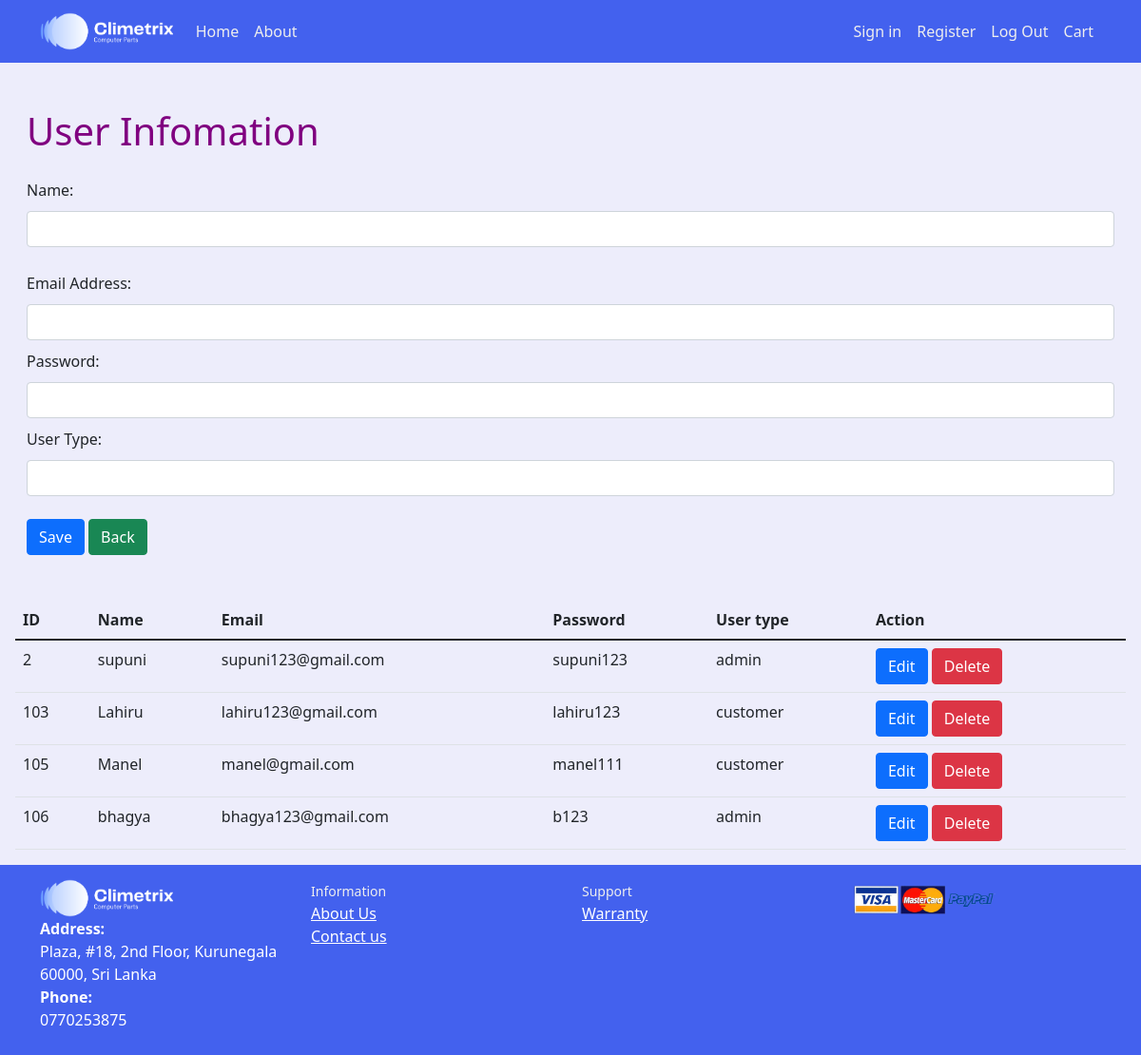
The page / on the database its author committed.
### tables this page shows
CREATE TABLE IF NOT EXISTS `user` (
  `id` int(11) NOT NULL AUTO_INCREMENT,
  `username` varchar(100) NOT NULL,
  `password` varchar(50) NOT NULL,
  `usertype` varchar(50) NOT NULL DEFAULT 'customer',
  `email` varchar(100) NOT NULL,
  PRIMARY KEY (`id`)
);

### process.php (called while the page is built, shortened)
<?php
$update=false;
$username='';
$email='';
$password='';
$usertype='';
?>

### index.php (the view, shortened to what this page needs)
<!doctype html>
<html lang="en">
  <head>
    <link href="https://cdn.jsdelivr.net/npm/bootstrap@5.1.1/dist/css/bootstrap.min.css" rel="stylesheet">
    <link rel="stylesheet" href="styles.css">
  </head>
  <body>
  <?php include('navBar.php'); ?>
    <?php require_once 'process.php'; ?>
        <div class="row justify-content-center my-5 mx-3">
      <form action="process.php" method="POST">
          <h1>User Infomation</h1>
        <div class="form-group my-3">
        <label>Name:</label>
        <input type="text" name="username"
        value="<?php echo $username; ?>" class="form-control">
        </div>
        <div class="form-group">
        <label>Email Address:</label>
        <input type="text" name="email"
        value="<?php echo $email; ?>" class="form-control">
        </div>
        <div class="form-group">
        <label>Password:</label>
        <input type="text" name="password"
        value="<?php echo $password; ?>" class="form-control">
        </div>
        <div class="form-group">
        <label>User Type:</label>
        <input type="text" name="usertype"
        value="<?php echo $usertype; ?>" class="form-control"><br>
        </div>
        <div class="form-group">
            <?php
            if($update==true):
            ?>
            <button type="submit" class="btn btn-info" name="update">Update</button>
            <?php else:  ?>
        <button type="submit" name="save" class="btn btn-primary">Save</button>
    <?php endif; ?>
    <button type="button" class="btn btn-success" onclick="document.location='admin_home.php'">Back</button>
    </div>
    </form>
    </div>
    <div class="row justify-content-center mx-3">
    <?php
     $mysqli=new mysqli('localhost','root','','team_10') or die(mysqli_error($mysqli));
     $result=$mysqli->query("SELECT * FROM user") or die($mysqli->error);
    ?>
        <table class="table">
            <thead>
                <tr>
                    <th>ID</th>
                    <th>Name</th>
                    <th>Email</th>
                    <th>Password</th>
                    <th>User type</th>
                    <th colspan="2">Action</th>
                </tr>
            </thead>
            <?php
            while($row=$result->fetch_assoc()):?>
            <tr>
                <td><?php echo $row['id']?></td>
                <td><?php echo $row['username']?></td>
                <td><?php echo $row['email']?></td>
                <td><?php echo $row['password']?></td>
                <td><?php echo $row['usertype']?></td>
                <td>
                    <a href="index.php?edit=<?php echo $row['id']?>"
                    class="btn btn-primary" >Edit</a>
                    <a href="process.php?delete=<?php echo $row['id']?>"
                    class="btn btn-danger" >Delete</a>
                </td>
            </tr>
            <?php endwhile; ?>
        </table>
    </div>
    <?php include('footer.php'); ?>
  </body>
</html>

### styles.css (style rules this page uses)
* { padding: 0; margin: 0; box-sizing: border-box; }
body { background-color: rgba(230, 230, 250, 0.7 ); }
h1 { font-family:'Segoe UI', Tahoma, Geneva, Verdana, sans-serif; color: purple; }
label { margin-bottom: 10px; margin-top: 10px; }

### rows shown on the page
user: id "2", username "supuni", email "supuni123@gmail.com", password "supuni123", usertype "admin"
user: id "103", username "Lahiru", email "lahiru123@gmail.com", password "lahiru123", usertype "customer"
user: id "105", username "Manel", email "manel@gmail.com", password "manel111", usertype "customer"
user: id "106", username "bhagya", email "bhagya123@gmail.com", password "b123", usertype "admin"
